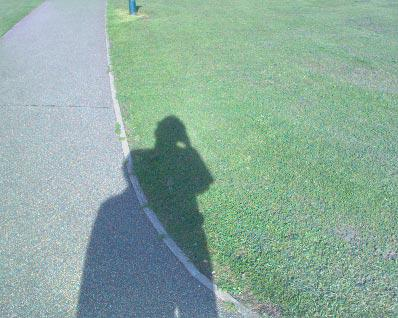
#> input picture Images/image1.jpg, 398 x 318 px, found by its file name
$ python colour_adjustment.py
#> lines starting #> are read from the running program, lines starting #| are printed output that depends on the picture
import numpy as np
import cv2
# load image
img = cv2.imread("Images/image1.jpg")
#> img is the input picture: shape (318, 398, 3); mean B, G, R 158.1, 171.2, 140.8
# create window
cv2.namedWindow("IMG")

#set default values
red = 0
green = 0
blue = 0

# functions to set values
def setBlue(val):
        global blue
        blue = val-255
        colorShift()

def setGreen(val):
        global green
        green = val-255
        colorShift()

def setRed(val):
        global red
        red = val-255
        colorShift()

# function that performs the colorshift
def colorShift():
        # create working copy
        res = img.copy()

        # modify hue
        # converted layer to uint16 to accomodate values larger than 255
        blue_array = np.uint16(res[:,:,0])+blue
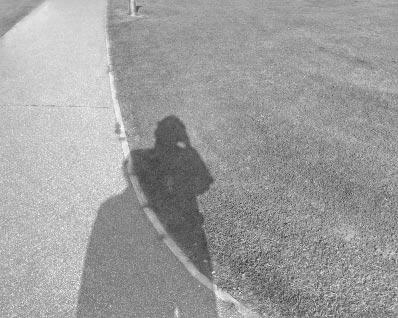
#> blue_array: shape (318, 398) uint16; min 43, max 255, mean 158.1
        # clip min and max values - prevents unwanted wrap around
        blue_array = np.where(blue_array > 255 , 255, blue_array)
        blue_array = np.where(blue_array < 0, 0, blue_array)
        # convert back to uint8 and assign to image layer
        res[:,:,0] = np.uint8(blue_array)

        # modify green  - same process
        green_layer = np.uint16(res[:,:,1])+green
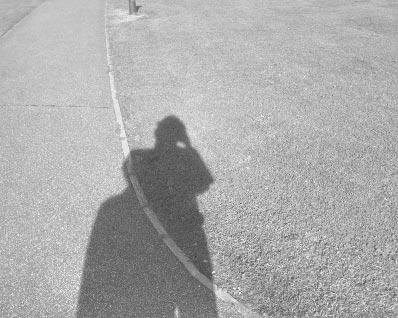
#> green_layer: shape (318, 398) uint16; min 51, max 255, mean 171.2
        green_layer = np.where(green_layer > 255 , 255, green_layer)
        green_layer = np.where(green_layer < 0, 0, green_layer)
        res[:,:,1] = np.uint8(green_layer)

        # modify red - same process
        red_layer = np.uint16(res[:,:,2])+red
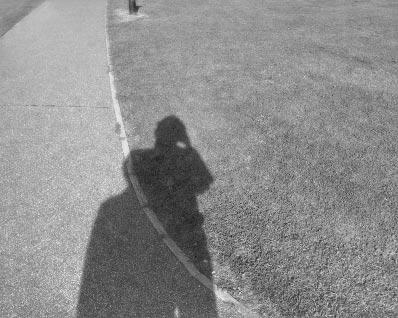
#> red_layer: shape (318, 398) uint16; min 18, max 239, mean 140.8
        red_layer = np.where(red_layer > 255 , 255, red_layer)
        red_layer = np.where(red_layer < 0, 0, red_layer)
        res[:,:,2] = np.uint8(red_layer)

        # display result
        cv2.imshow("IMG", res)


#create trackbars to modify values
cv2.createTrackbar("Blue","IMG",255,510,setBlue)
cv2.createTrackbar("Green","IMG",255,510,setGreen)
cv2.createTrackbar("Red","IMG",255,510,setRed)

# display initial image
cv2.imshow("IMG", img)
cv2.waitKey(0)
cv2.destroyAllWindows()

$ run again, with Images/image18.jpg copied over Images/image1.jpg
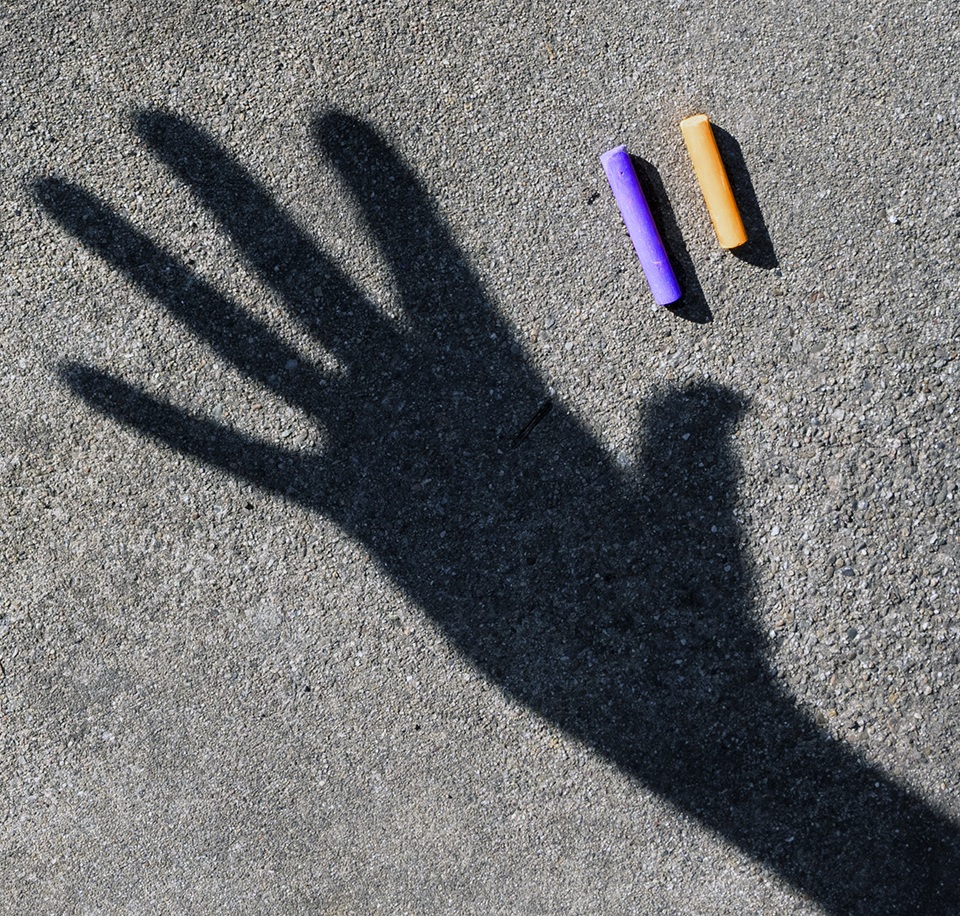
#> input picture Images/image18.jpg, 960 x 916 px, found by its file name
#> img is the input picture: shape (916, 960, 3); mean B, G, R 111.2, 109.9, 109.1
#> in colorShift, `blue_array = np.uint16(res[:,:,0])+blue`:
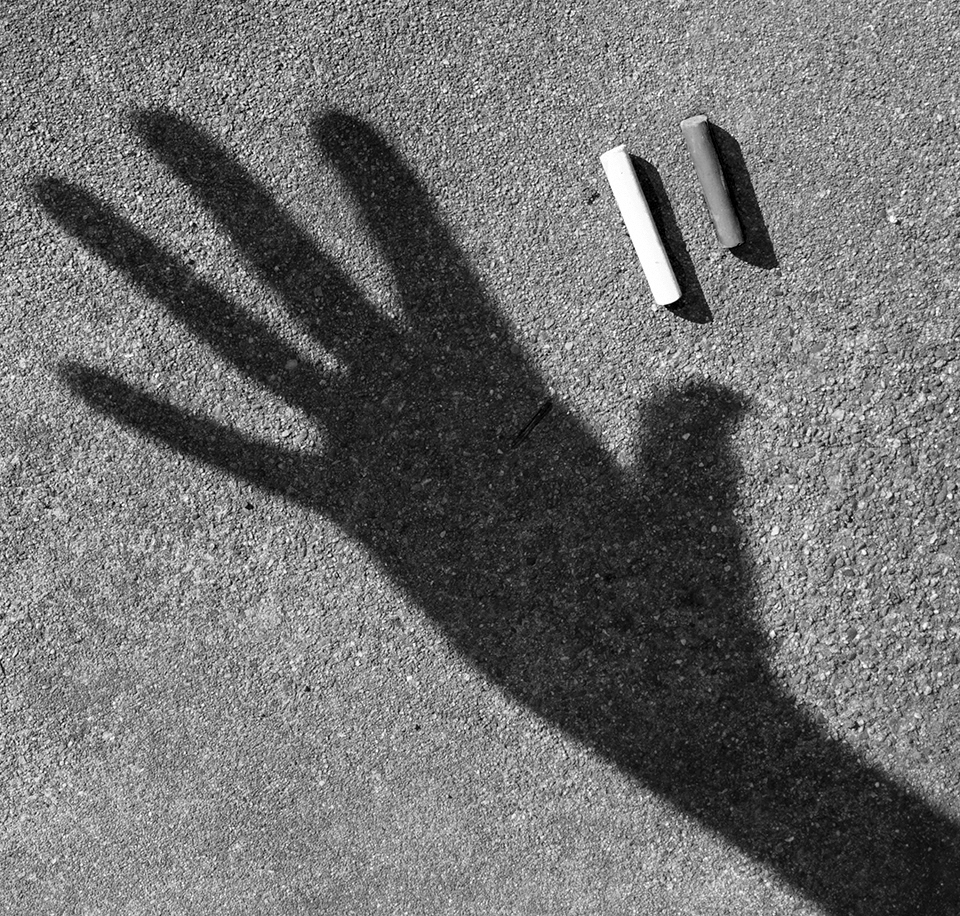
#> blue_array: shape (916, 960) uint16; min 0, max 255, mean 111.2
#> in colorShift, `red_layer = np.uint16(res[:,:,2])+red`:
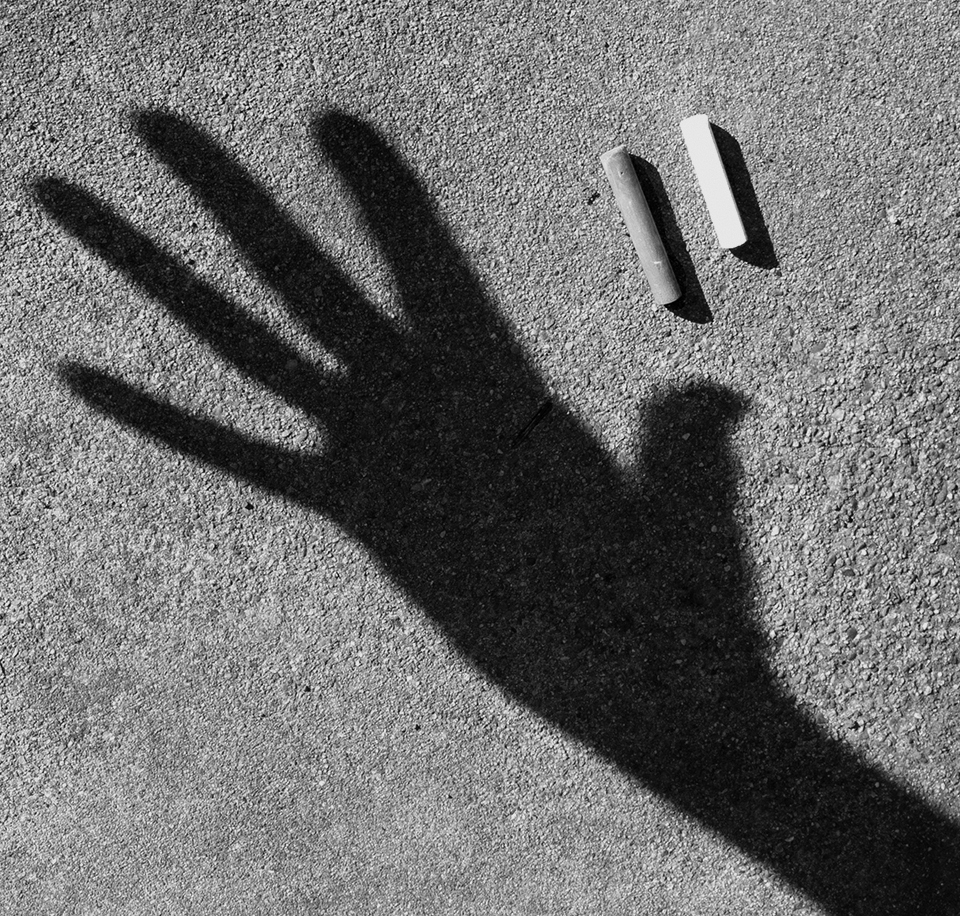
#> red_layer: shape (916, 960) uint16; min 0, max 236, mean 109.1

$ run again, with Images/image19.jpg copied over Images/image1.jpg
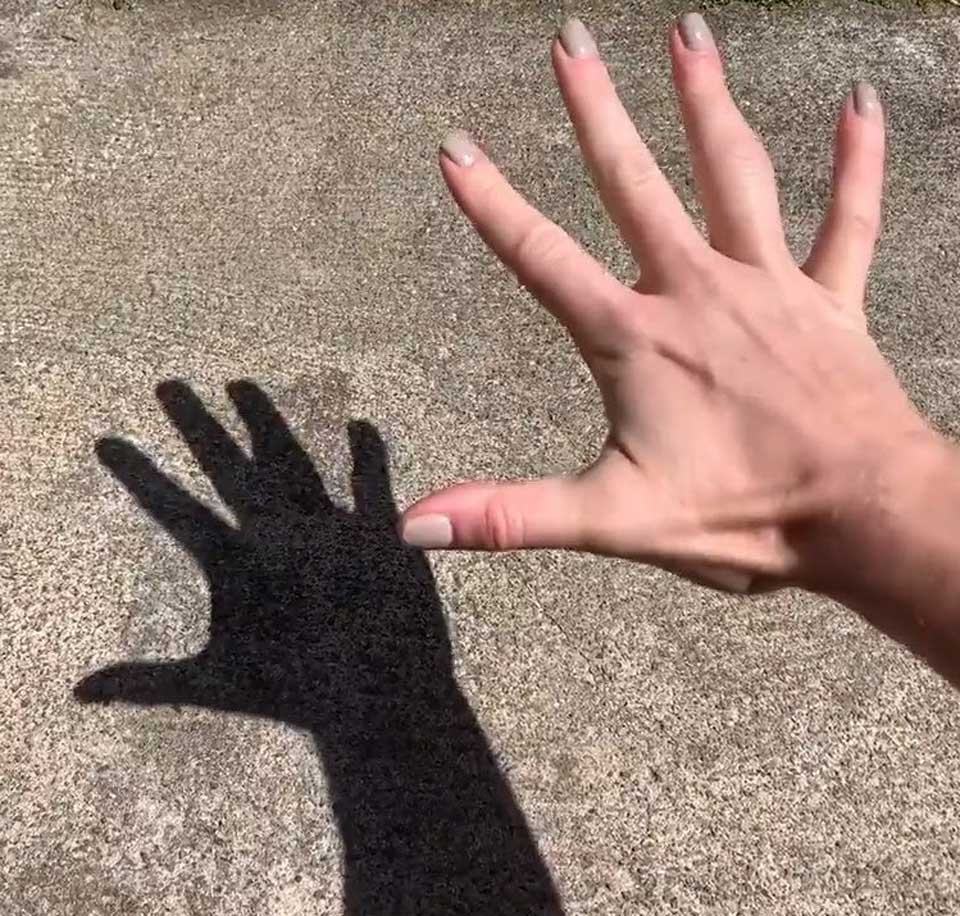
#> input picture Images/image19.jpg, 960 x 916 px, found by its file name
#> img is the input picture: shape (916, 960, 3); mean B, G, R 120.4, 131.8, 155
#> in colorShift, `green_layer = np.uint16(res[:,:,1])+green`:
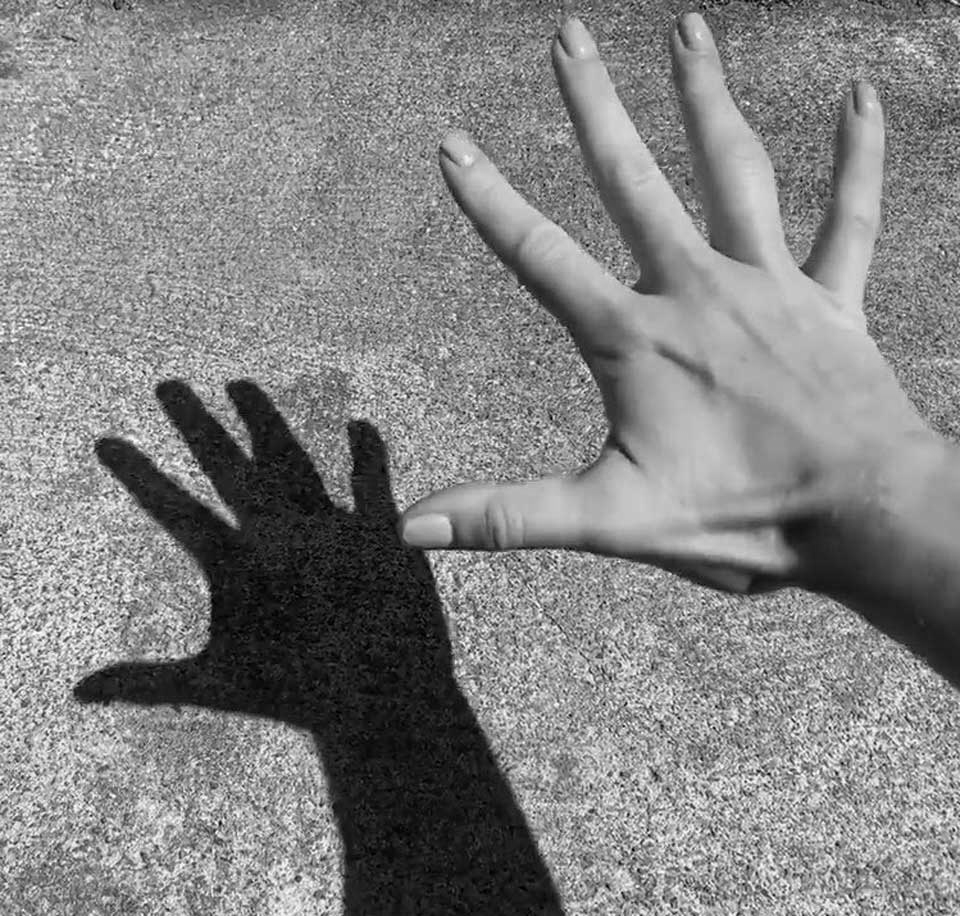
#> green_layer: shape (916, 960) uint16; min 0, max 253, mean 131.8
#> in colorShift, `red_layer = np.uint16(res[:,:,2])+red`:
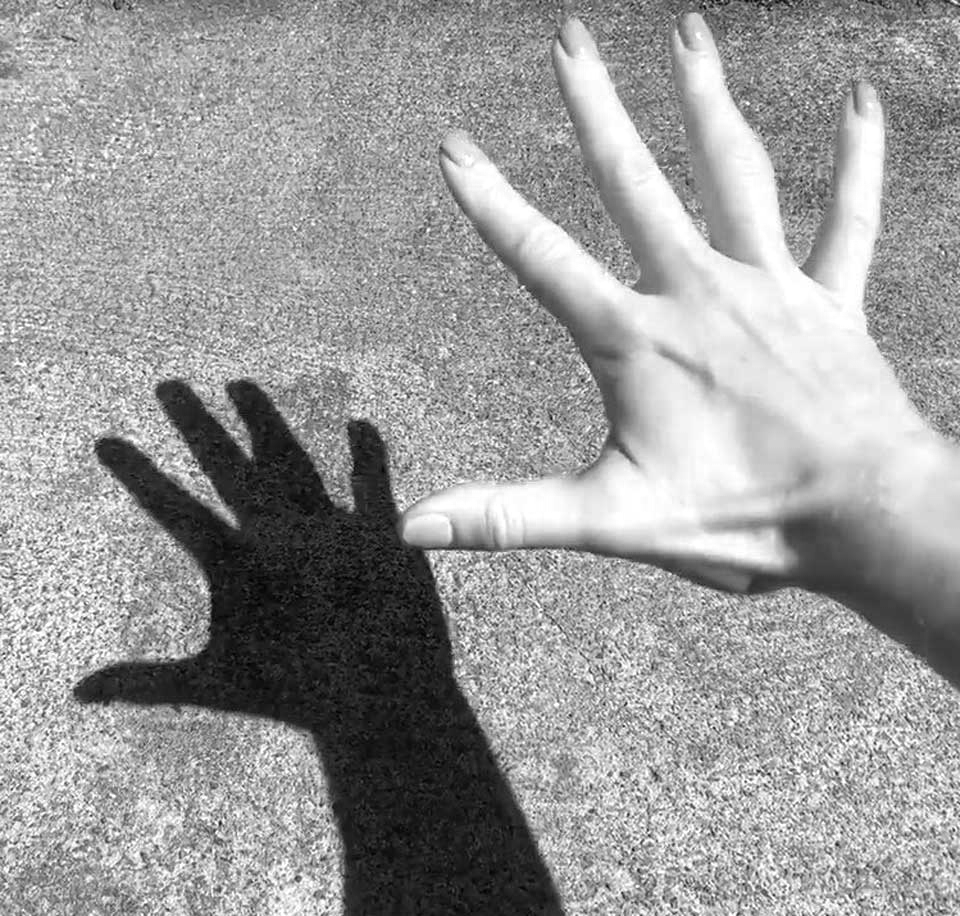
#> red_layer: shape (916, 960) uint16; min 0, max 255, mean 155
